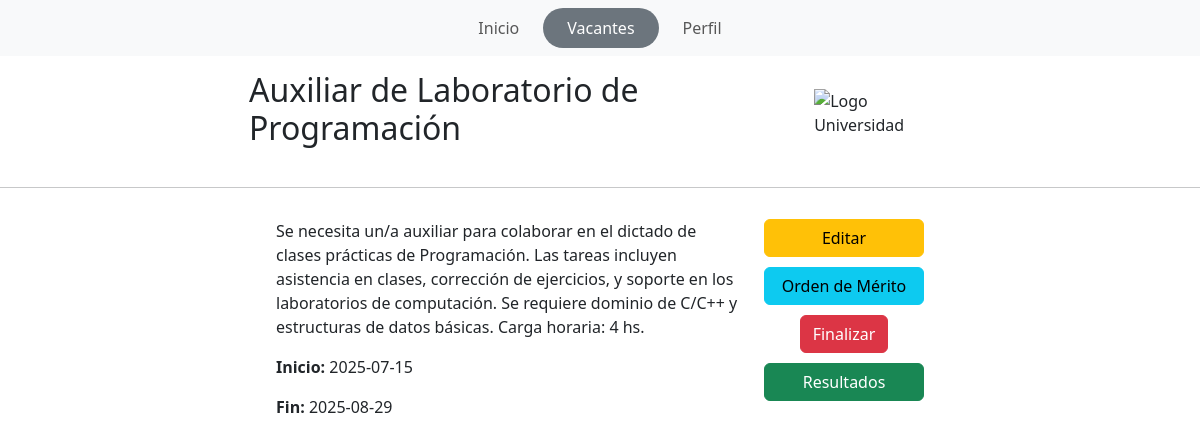
The page /php/unavacante.php?id=4 (signed in) on the database as committed earlier.
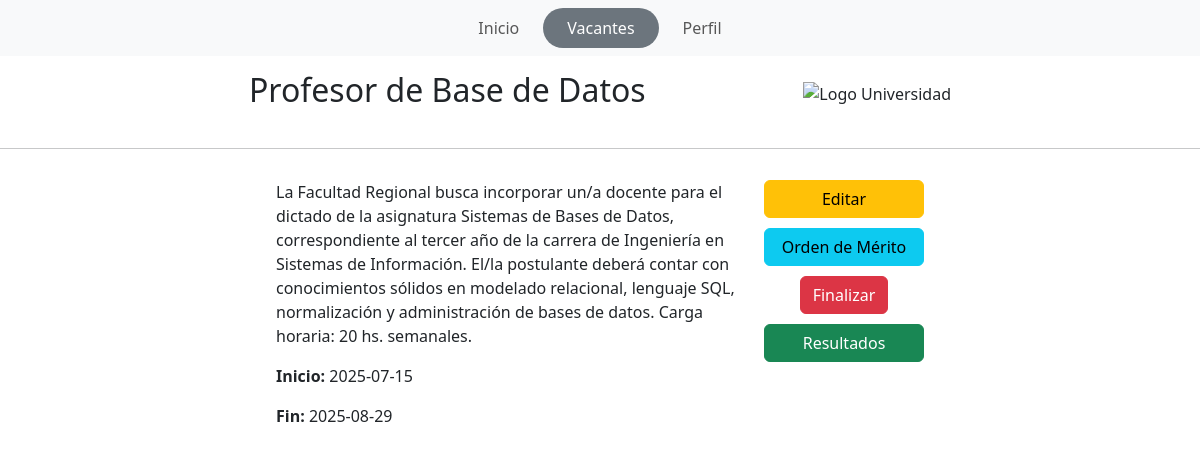
The same page on the database as committed later.
### tables this page shows
CREATE TABLE `vacante` (
  `ID` int(11) NOT NULL,
  `estado` varchar(256) NOT NULL,
  `descripcion` varchar(525) NOT NULL,
  `fecha_ini` date NOT NULL,
  `fecha_fin` date NOT NULL,
  `titulo` varchar(150) NOT NULL,
  `ID_Jefe` int(11) NOT NULL
);

### php/unavacante.php (the view, shortened to what this page needs)
<?php
require("conection.php");
$usuario_id = (int) $_SESSION["usuario_id"];
$idVacante = intval($_GET['id']);
$sql_usuario = "SELECT * FROM persona WHERE id = $usuario_id";
$res_usuario = mysqli_query($conn, $sql_usuario);
$usuario = mysqli_fetch_assoc($res_usuario);
$tiene_cv = !empty($usuario['cv']) && file_exists($usuario['cv']);
$sql_check_postulacion = "SELECT * FROM postulacion WHERE ID_Persona = $usuario_id AND ID_Vacante = $idVacante";
$res_postulacion = mysqli_query($conn, $sql_check_postulacion);
$ya_postulado = mysqli_num_rows($res_postulacion) > 0;
$sql = "SELECT * FROM vacante WHERE id = $idVacante";
$resultado = mysqli_query($conn, $sql);
$vacante = mysqli_fetch_assoc($resultado);
?>
<!DOCTYPE html>
<html lang="es">
<head>
  <link href="https://cdn.jsdelivr.net/npm/bootstrap@5.3.3/dist/css/bootstrap.min.css" rel="stylesheet">
  <link href="../css/estilosunavacante.css" rel="stylesheet">
  <link href="https://cdn.jsdelivr.net/npm/bootstrap-icons@1.10.5/font/bootstrap-icons.css" rel="stylesheet">
</head>
<body>
<nav class="navbar navbar-expand-lg navbar-light bg-light">
  <div class="container">
    <div class="collapse navbar-collapse justify-content-center">
      <ul class="navbar-nav">
        <li class="nav-item"><a class="nav-link px-4" href="../index.php">Inicio</a></li>
        <li class="nav-item"><a class="nav-link active rounded-pill px-4 bg-secondary text-white" href="vacantes.php">Vacantes</a></li>
        <li class="nav-item"><a class="nav-link px-4" href="../php/perfil.php">Perfil</a></li>
      </ul>
    </div>
  </div>
</nav>
<div class="contenedor">
  <div class="cabecera">
    <h2><?= htmlspecialchars($vacante['titulo']) ?></h2>
    <img src="https://encrypted-tbn0.gstatic.com/images?q=tbn:ANd9GcT_FEqjavcxlrifqvl75bLKmY4my0fdwLqDmQ&s" alt="Logo Universidad" class="imagen">
  </div>
</div>
<hr>
<div class="contenedor">
  <div class="columna">
    <p><?= nl2br(htmlspecialchars($vacante['descripcion'])) ?></p>
    <p><strong>Inicio:</strong> <?= htmlspecialchars($vacante['fecha_ini']) ?></p>
    <p><strong>Fin:</strong> <?= htmlspecialchars($vacante['fecha_fin']) ?></p>
  </div>
  <div class="columna-botones">
    <div class="contenedor-botones">
      <?php if ($_SESSION['rol'] == 0): ?>
        <?php if ($ya_postulado): ?>
          <div class="alert alert-info">Ya estás postulado a esta vacante.</div>
        <?php elseif (!$tiene_cv): ?>
          <div class="alert alert-warning">No tienes cargado un Curriculum.</div>
        <?php else: ?>
          <button class="btn btn-primary" data-bs-toggle="modal" data-bs-target="#modalPostulacion">
            Postulate
          </button>
        <?php endif; ?>
      <?php elseif ($_SESSION['rol'] == 1 || $_SESSION['rol'] == 2): ?>
        <a href="editar_vacante.php?id=<?= $vacante['ID'] ?>" class="btn btn-warning">Editar</a>
        <a href="orden_de_merito.php?id=<?= $vacante['ID'] ?>" class="btn btn-info">Orden de Mérito</a>
        <?php
          if($vacante['estado'] != "cerrada"){
         echo "<button type='button' class='btn btn-danger' data-bs-toggle='modal' data-bs-target='#finalizarModal'>Finalizar</button>";
          }
        ?>
      <?php endif; ?>
      <a href="resultados.php?id=<?= $vacante['ID'] ?>" class="btn btn-success">Resultados</a>
    </div>
  </div>
</div>
</body>
</html>

Rows that differ between the two databases and show on the page:
changed vacante: titulo "Auxiliar de Laboratorio de Programación" → "Profesor de Base de Datos"; descripcion "Se necesita un/a auxiliar para colaborar en el dictado de clases prácticas de Programación. Las tareas incluyen asistencia en clases, corrección de ejercicios, y soporte en los laboratorios de computación. Se requiere dominio de C/C++ y estructuras de datos básicas. Carga horaria: 4 hs." → "La Facultad Regional busca incorporar un/a docente para el dictado de la asignatura Sistemas de Bases de Datos, correspondiente al tercer año de la carrera de Ingeniería en Sistemas de Información. El/la postulante deberá contar con conocimientos sólidos en modelado relacional, lenguaje SQL, normalización y administración de bases de datos. Carga horaria: 20 hs. semanales."
